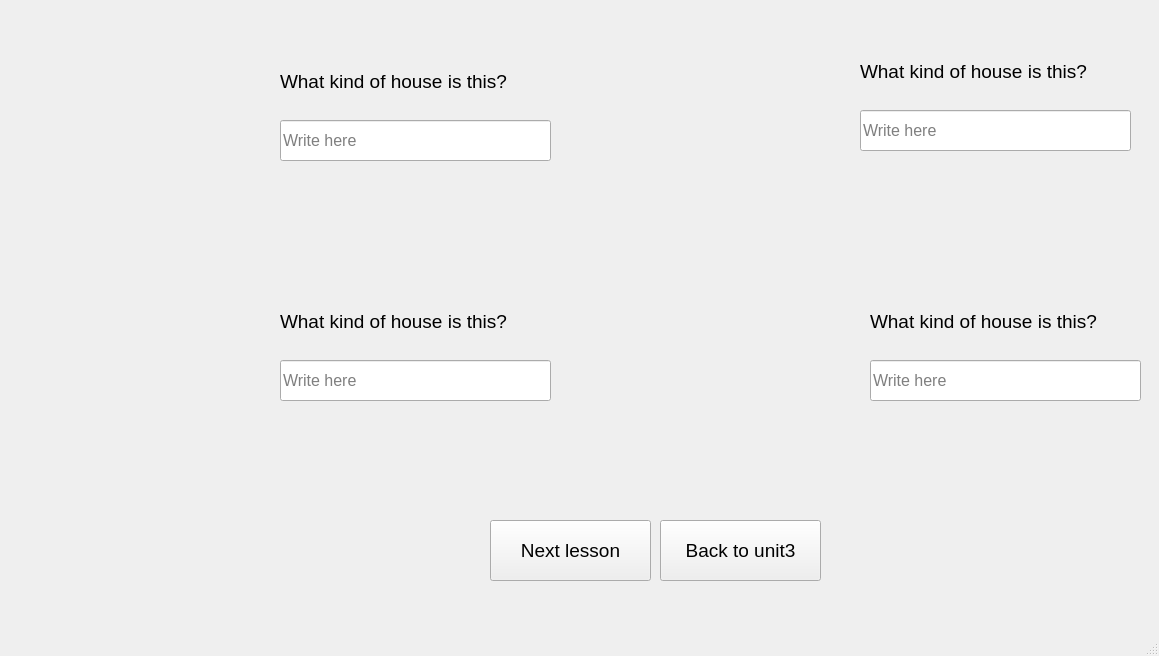
<?xml version="1.0" encoding="UTF-8"?>
<ui version="4.0">
 <class>MainWindow</class>
 <widget class="QMainWindow" name="MainWindow">
  <property name="geometry">
   <rect>
    <x>0</x>
    <y>0</y>
    <width>1159</width>
    <height>656</height>
   </rect>
  </property>
  <property name="windowTitle">
   <string>MainWindow</string>
  </property>
  <widget class="QWidget" name="centralwidget">
   <widget class="QLabel" name="label">
    <property name="geometry">
     <rect>
      <x>30</x>
      <y>10</y>
      <width>221</width>
      <height>191</height>
     </rect>
    </property>
    <property name="text">
     <string/>
    </property>
    <property name="pixmap">
     <pixmap>../PTI picture SPCK/modernhouse.jfif</pixmap>
    </property>
    <property name="scaledContents">
     <bool>true</bool>
    </property>
   </widget>
   <widget class="QLabel" name="label_5">
    <property name="geometry">
     <rect>
      <x>280</x>
      <y>40</y>
      <width>281</width>
      <height>61</height>
     </rect>
    </property>
    <property name="font">
     <font>
      <pointsize>14</pointsize>
     </font>
    </property>
    <property name="text">
     <string>
What kind of house is this?</string>
    </property>
   </widget>
   <widget class="QLineEdit" name="lineEdit">
    <property name="geometry">
     <rect>
      <x>280</x>
      <y>120</y>
      <width>271</width>
      <height>41</height>
     </rect>
    </property>
    <property name="font">
     <font>
      <pointsize>12</pointsize>
     </font>
    </property>
    <property name="placeholderText">
     <string>Write here</string>
    </property>
   </widget>
   <widget class="QLabel" name="label_2">
    <property name="geometry">
     <rect>
      <x>30</x>
      <y>250</y>
      <width>221</width>
      <height>191</height>
     </rect>
    </property>
    <property name="text">
     <string/>
    </property>
    <property name="pixmap">
     <pixmap>../PTI picture SPCK/countrysidehouse.jpg</pixmap>
    </property>
    <property name="scaledContents">
     <bool>true</bool>
    </property>
   </widget>
   <widget class="QLineEdit" name="lineEdit_2">
    <property name="geometry">
     <rect>
      <x>280</x>
      <y>360</y>
      <width>271</width>
      <height>41</height>
     </rect>
    </property>
    <property name="font">
     <font>
      <pointsize>12</pointsize>
     </font>
    </property>
    <property name="placeholderText">
     <string>Write here</string>
    </property>
   </widget>
   <widget class="QLabel" name="label_6">
    <property name="geometry">
     <rect>
      <x>280</x>
      <y>280</y>
      <width>281</width>
      <height>61</height>
     </rect>
    </property>
    <property name="font">
     <font>
      <pointsize>14</pointsize>
     </font>
    </property>
    <property name="text">
     <string>
What kind of house is this?</string>
    </property>
   </widget>
   <widget class="QLineEdit" name="lineEdit_3">
    <property name="geometry">
     <rect>
      <x>860</x>
      <y>110</y>
      <width>271</width>
      <height>41</height>
     </rect>
    </property>
    <property name="font">
     <font>
      <pointsize>12</pointsize>
     </font>
    </property>
    <property name="placeholderText">
     <string>Write here</string>
    </property>
   </widget>
   <widget class="QLabel" name="label_3">
    <property name="geometry">
     <rect>
      <x>610</x>
      <y>0</y>
      <width>221</width>
      <height>191</height>
     </rect>
    </property>
    <property name="text">
     <string/>
    </property>
    <property name="pixmap">
     <pixmap>../PTI picture SPCK/cityhouse.jfif</pixmap>
    </property>
    <property name="scaledContents">
     <bool>true</bool>
    </property>
   </widget>
   <widget class="QLabel" name="label_7">
    <property name="geometry">
     <rect>
      <x>860</x>
      <y>30</y>
      <width>281</width>
      <height>61</height>
     </rect>
    </property>
    <property name="font">
     <font>
      <pointsize>14</pointsize>
     </font>
    </property>
    <property name="text">
     <string>
What kind of house is this?</string>
    </property>
   </widget>
   <widget class="QLabel" name="label_8">
    <property name="geometry">
     <rect>
      <x>870</x>
      <y>280</y>
      <width>281</width>
      <height>61</height>
     </rect>
    </property>
    <property name="font">
     <font>
      <pointsize>14</pointsize>
     </font>
    </property>
    <property name="text">
     <string>
What kind of house is this?</string>
    </property>
   </widget>
   <widget class="QLabel" name="label_4">
    <property name="geometry">
     <rect>
      <x>620</x>
      <y>250</y>
      <width>221</width>
      <height>191</height>
     </rect>
    </property>
    <property name="text">
     <string/>
    </property>
    <property name="pixmap">
     <pixmap>../PTI picture SPCK/fishinghouse.webp</pixmap>
    </property>
    <property name="scaledContents">
     <bool>true</bool>
    </property>
   </widget>
   <widget class="QLineEdit" name="lineEdit_4">
    <property name="geometry">
     <rect>
      <x>870</x>
      <y>360</y>
      <width>271</width>
      <height>41</height>
     </rect>
    </property>
    <property name="font">
     <font>
      <pointsize>12</pointsize>
     </font>
    </property>
    <property name="placeholderText">
     <string>Write here</string>
    </property>
   </widget>
   <widget class="QPushButton" name="pushButton_7">
    <property name="geometry">
     <rect>
      <x>490</x>
      <y>520</y>
      <width>161</width>
      <height>61</height>
     </rect>
    </property>
    <property name="font">
     <font>
      <pointsize>14</pointsize>
     </font>
    </property>
    <property name="text">
     <string>Next lesson</string>
    </property>
   </widget>
   <widget class="QPushButton" name="pushButton_5">
    <property name="geometry">
     <rect>
      <x>660</x>
      <y>520</y>
      <width>161</width>
      <height>61</height>
     </rect>
    </property>
    <property name="font">
     <font>
      <pointsize>14</pointsize>
     </font>
    </property>
    <property name="text">
     <string>Back to unit3</string>
    </property>
   </widget>
  </widget>
  <widget class="QMenuBar" name="menubar">
   <property name="geometry">
    <rect>
     <x>0</x>
     <y>0</y>
     <width>1159</width>
     <height>26</height>
    </rect>
   </property>
  </widget>
  <widget class="QStatusBar" name="statusbar"/>
 </widget>
 <resources/>
 <connections/>
</ui>
